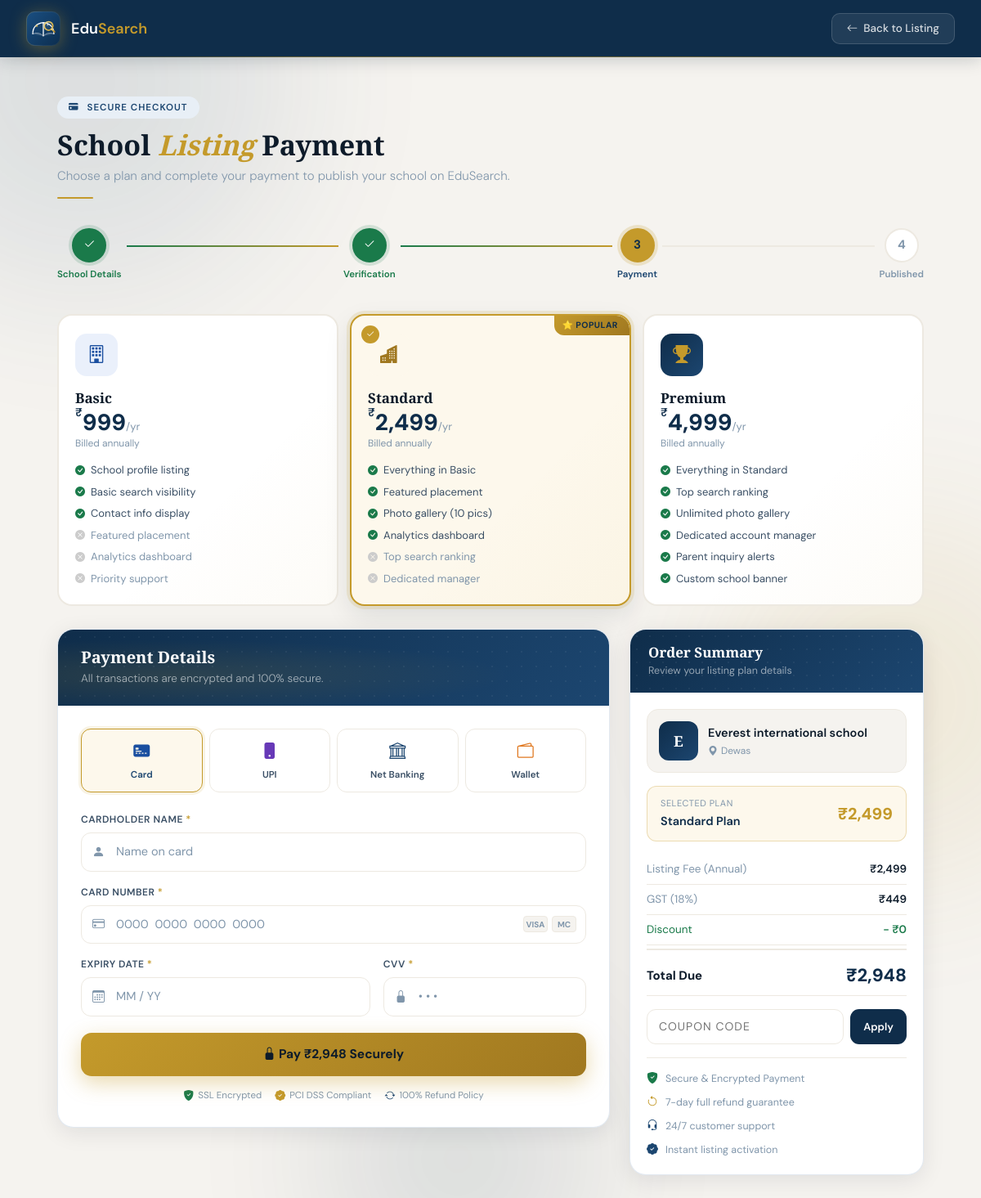
/payment/, run on an earlier commit of the app's database.
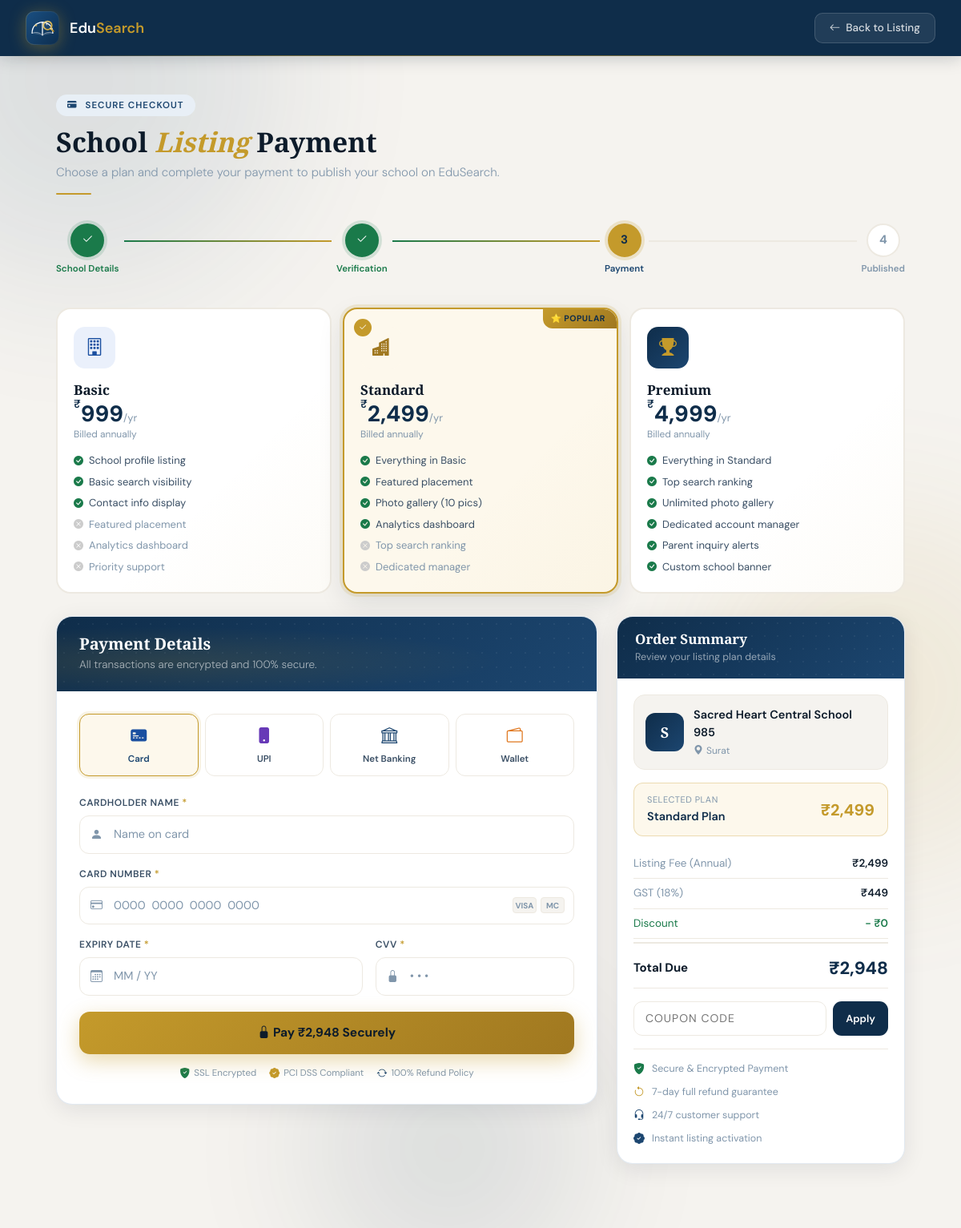
And on a later commit of the database.
### school/models.py (models this page shows)
class school(models.Model):
    choose_board=[('cbse','cbse'),('stAte board','state board'),('icse','icse')]
    school_name=models.CharField(max_length=50)
    owner=models.CharField(max_length=50)
    board=models.CharField(choices=choose_board, max_length=20)
    stablished_year=models.PositiveIntegerField()
    city=models.CharField(max_length=50)
    description=models.TextField()
    rating=models.DecimalField(max_digits=3,decimal_places=1,default=0.0)
    school_logo=models.ImageField(upload_to='img/school_logo/', null=True,blank=True)
    upload_date=models.DateField(auto_now=True)
    link=models.URLField()
    address=models.CharField()
    recognition_certificate=models.ImageField(upload_to='img/recognition_certificate/', null=True,blank=True)
    affiliation_number=models.PositiveIntegerField(default=1231)
    udise_code=models.PositiveIntegerField(default=123456789)

### school/views.py (the view)
# urls.py: path('payment/',views.payment, name='payment')
def payment(request):
    schools_list = school.objects.all()
    school_id = request.session.get('registered_school_id')
    if school_id:
        target_school = school.objects.filter(id=school_id).first()
    else:
        target_school = school.objects.last()
    data = {
        'school': [target_school] if target_school else [],
        'schools': schools_list
    }
    return render(request, 'payment.html', data)

### template/payment.html (shortened to what this page needs)
<!DOCTYPE html>
<html lang="en">
<head>
<link href="https://cdn.jsdelivr.net/npm/bootstrap@5.3.3/dist/css/bootstrap.min.css" rel="stylesheet">
<link href="https://cdn.jsdelivr.net/npm/bootstrap-icons@1.11.3/font/bootstrap-icons.min.css" rel="stylesheet">
</head>
<body>
<div class="bg-orbs">
  <div class="orb orb-1"></div>
  <div class="orb orb-3"></div>
</div>
<div class="page-shell">
  <nav class="top-nav">
    <a href="#" class="brand-lockup">
      <span class="brand-name">Edu<span>Search</span></span>
    </a>
    <a href="{% url 'show' %}" class="nav-back"><i class="bi bi-arrow-left"></i> Back to Listing</a>
  </nav>
  <div class="content-area">
    <div class="content-inner">
      <div class="page-title-row">
        <div class="eyebrow"><i class="bi bi-credit-card-fill me-1"></i> Secure Checkout</div>
        <h1>School <em>Listing</em> Payment</h1>
        <p>Choose a plan and complete your payment to publish your school on EduSearch.</p>
        <div class="gold-bar"></div>
      </div>
      <div class="stepper">
        <div class="step-node">
          <div class="step-circle done"><i class="bi bi-check2"></i></div>
          <span class="step-lbl done">School Details</span>
        </div>
        <div class="step-line done"></div>
        <div class="step-node">
          <div class="step-circle done"><i class="bi bi-check2"></i></div>
          <span class="step-lbl done">Verification</span>
        </div>
        <div class="step-line done"></div>
        <div class="step-node">
          <div class="step-circle active">3</div>
          <span class="step-lbl active">Payment</span>
        </div>
        <div class="step-line"></div>
        <div class="step-node">
          <div class="step-circle idle">4</div>
          <span class="step-lbl">Published</span>
        </div>
      </div>
      <div id="payment-screen">
        <div class="plans-row" id="plan-cards">
          <div class="plan-card" data-plan="Basic" data-price="999" onclick="selectPlan(this)">
            <div class="plan-icon basic"><i class="bi bi-building"></i></div>
            <div class="plan-name">Basic</div>
            <div class="plan-price"><sup>₹</sup>999<span>/yr</span></div>
            <div class="plan-period">Billed annually</div>
            <div class="plan-features">
              <div class="plan-feat"><i class="bi bi-check-circle-fill"></i> School profile listing</div>
              <div class="plan-feat"><i class="bi bi-check-circle-fill"></i> Basic search visibility</div>
              <div class="plan-feat"><i class="bi bi-check-circle-fill"></i> Contact info display</div>
              <div class="plan-feat no"><i class="bi bi-x-circle-fill"></i> Featured placement</div>
              <div class="plan-feat no"><i class="bi bi-x-circle-fill"></i> Analytics dashboard</div>
              <div class="plan-feat no"><i class="bi bi-x-circle-fill"></i> Priority support</div>
            </div>
          </div>
          <div class="plan-card selected" data-plan="Standard" data-price="2499" onclick="selectPlan(this)">
            <div class="plan-popular-badge">⭐ Popular</div>
            <div class="plan-check"><i class="bi bi-check2" style="color:#fff;font-size:11px;"></i></div>
            <div class="plan-icon standard"><i class="bi bi-buildings-fill"></i></div>
            <div class="plan-name">Standard</div>
            <div class="plan-price"><sup>₹</sup>2,499<span>/yr</span></div>
            <div class="plan-period">Billed annually</div>
            <div class="plan-features">
              <div class="plan-feat"><i class="bi bi-check-circle-fill"></i> Everything in Basic</div>
              <div class="plan-feat"><i class="bi bi-check-circle-fill"></i> Featured placement</div>
              <div class="plan-feat"><i class="bi bi-check-circle-fill"></i> Photo gallery (10 pics)</div>
              <div class="plan-feat"><i class="bi bi-check-circle-fill"></i> Analytics dashboard</div>
              <div class="plan-feat no"><i class="bi bi-x-circle-fill"></i> Top search ranking</div>
              <div class="plan-feat no"><i class="bi bi-x-circle-fill"></i> Dedicated manager</div>
            </div>
          </div>
          <div class="plan-card" data-plan="Premium" data-price="4999" onclick="selectPlan(this)">
            <div class="plan-icon premium"><i class="bi bi-trophy-fill"></i></div>
            <div class="plan-name">Premium</div>
            <div class="plan-price"><sup>₹</sup>4,999<span>/yr</span></div>
            <div class="plan-period">Billed annually</div>
            <div class="plan-features">
              <div class="plan-feat"><i class="bi bi-check-circle-fill"></i> Everything in Standard</div>
              <div class="plan-feat"><i class="bi bi-check-circle-fill"></i> Top search ranking</div>
              <div class="plan-feat"><i class="bi bi-check-circle-fill"></i> Unlimited photo gallery</div>
              <div class="plan-feat"><i class="bi bi-check-circle-fill"></i> Dedicated account manager</div>
              <div class="plan-feat"><i class="bi bi-check-circle-fill"></i> Parent inquiry alerts</div>
              <div class="plan-feat"><i class="bi bi-check-circle-fill"></i> Custom school banner</div>
            </div>
          </div>
        </div>
        <div class="main-grid">
          <div>
            <div class="pay-form-card">
              <div class="pay-form-header">
                <h3>Payment Details</h3>
                <p>All transactions are encrypted and 100% secure.</p>
              </div>
              <div class="pay-form-body">
                <div class="method-tabs">
                  <div class="method-tab active" onclick="switchMethod('card',this)">
                    <i class="bi bi-credit-card-2-front-fill card-icon"></i>
                    <span>Card</span>
                  </div>
                  <div class="method-tab" onclick="switchMethod('upi',this)">
                    <i class="bi bi-phone-fill upi-icon"></i>
                    <span>UPI</span>
                  </div>
                  <div class="method-tab" onclick="switchMethod('net',this)">
                    <i class="bi bi-bank net-icon"></i>
                    <span>Net Banking</span>
                  </div>
                  <div class="method-tab" onclick="switchMethod('wallet',this)">
                    <i class="bi bi-wallet2 wallet-icon"></i>
                    <span>Wallet</span>
                  </div>
                </div>
                <div class="card-section show" id="sec-card">
                  <div class="mb-3">
                    <label class="f-label">Cardholder Name <span class="req">*</span></label>
                    <div class="f-wrap">
                      <input class="f-input" id="card-name" type="text" placeholder="Name on card">
                    </div>
                  </div>
                  <div class="mb-3">
                    <label class="f-label">Card Number <span class="req">*</span></label>
                    <div class="f-wrap">
                      <input class="f-input" id="card-number" type="text" placeholder="0000  0000  0000  0000" maxlength="19" oninput="formatCard(this)" style="padding-right:90px;">
                      <div class="card-brands">
                        <div class="card-brand-icon" id="brand-visa">VISA</div>
                        <div class="card-brand-icon" id="brand-mc">MC</div>
                      </div>
                    </div>
                  </div>
                  <div class="row g-3">
                    <div class="col-7">
                      <label class="f-label">Expiry Date <span class="req">*</span></label>
                      <div class="f-wrap">
                        <input class="f-input" id="card-expiry" type="text" placeholder="MM / YY" maxlength="7" oninput="formatExpiry(this)">
                      </div>
                    </div>
                    <div class="col-5">
                      <label class="f-label">CVV <span class="req">*</span></label>
                      <div class="f-wrap">
                        <input class="f-input" id="card-cvv" type="password" placeholder="• • •" maxlength="4">
                      </div>
                    </div>
                  </div>
                </div>
                <button class="btn-pay" id="pay-btn" onclick="processPayment()">
                  <span id="pay-btn-text"><i class="bi bi-lock-fill"></i> Pay ₹<span id="pay-amount">2,499</span> Securely</span>
                </button>
                <div class="secure-row">
                  <div class="secure-badge"><i class="bi bi-shield-fill-check" style="color:var(--success);"></i> SSL Encrypted</div>
                  <div class="secure-badge"><i class="bi bi-patch-check-fill" style="color:var(--gold);"></i> PCI DSS Compliant</div>
                  <div class="secure-badge"><i class="bi bi-arrow-repeat" style="color:var(--navy-mid);"></i> 100% Refund Policy</div>
                </div>
              </div>
            </div>
          </div>
          <div>
            <div class="summary-card">
              <div class="summary-banner">
                <h4>Order Summary</h4>
                <p>Review your listing plan details</p>
              </div>
              <div class="summary-body">
                {% for s in school %}
                <div class="school-mini">
                  <div class="school-mini-logo">{{ s.school_name|slice:":1"|upper }}</div>
                  <div>
                    <div class="school-mini-name">{{s.school_name}}</div>
                    <div class="school-mini-loc"><i class="bi bi-geo-alt-fill"></i> {{s.city}}</div>
                  </div>
                </div>
                {% endfor %}
                <div class="selected-plan-row">
                  <div>
                    <div style="font-size:11px;color:var(--ink-muted);text-transform:uppercase;letter-spacing:.5px;margin-bottom:3px;">Selected Plan</div>
                    <div class="selected-plan-name" id="sum-plan-name">Standard Plan</div>
                  </div>
                  <div class="selected-plan-price" id="sum-plan-price">₹2,499</div>
                </div>
                <div class="price-row"><span class="lbl">Listing Fee (Annual)</span><span class="val" id="pb-base">₹2,499</span></div>
                <div class="price-row"><span class="lbl">GST (18%)</span><span class="val" id="pb-gst">₹449</span></div>
                <div class="price-row"><span class="lbl" style="color:var(--success);">Discount</span><span class="val" id="pb-disc" style="color:var(--success);">- ₹0</span></div>
                <div class="price-row total">
                  <span class="lbl">Total Due</span>
                  <span class="val" id="pb-total">₹2,948</span>
                </div>
                <div class="coupon-row">
                  <input class="coupon-input" type="text" id="coupon-input" placeholder="COUPON CODE">
                  <button class="coupon-btn" onclick="applyCoupon()">Apply</button>
                </div>
                <div class="trust-list">
                  <div class="trust-item"><i class="bi bi-shield-fill-check" style="color:var(--success);"></i> Secure & Encrypted Payment</div>
                  <div class="trust-item"><i class="bi bi-arrow-counterclockwise" style="color:var(--gold);"></i> 7-day full refund guarantee</div>
                  <div class="trust-item"><i class="bi bi-headset" style="color:var(--navy-mid);"></i> 24/7 customer support</div>
                  <div class="trust-item"><i class="bi bi-patch-check-fill" style="color:var(--navy-mid);"></i> Instant listing activation</div>
                </div>
              </div>
            </div>
          </div>
        </div>
      </div>
    </div>
  </div>
</div>
</body>
</html>

What changed in the data, as far as the page shows it:
removed school: school_name "E", school_name "Everest international school", city "Dewas"
added school: school_name "S", school_name "Sacred Heart Central School 985", city "Surat"
